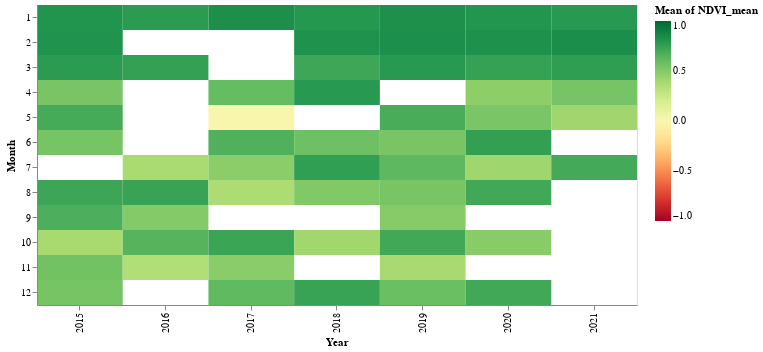

Here is the notebook cell this chart was saved with:
### Code cell
##Observe também que uma dica de ferramenta foi adicionada ao gráfico; 
##passar o mouse sobre as células revela os valores das variáveis selecionadas
alt.Chart(df_ndvi).mark_rect().encode(
    x='Year:O',
    y='Month:O',
    color=alt.Color(
        'mean(NDVI_mean):Q', scale=alt.Scale(scheme='redyellowgreen', domain=(-1, 1))),
    tooltip=[
        alt.Tooltip('Year:O', title='Year'),
        alt.Tooltip('Month:O', title='Month'),
        alt.Tooltip('mean(NDVI_mean):Q', title='NDVI')
    ]).properties(width=600, height=300)

### Figure 1 — Vega-Lite specification as saved in the notebook (floating-point values rounded to 4 significant figures; data arrays with more than 128 entries replaced by an {"elided": "..."} marker saying what was removed)
{"config": {"view": {"continuousWidth": 400, "continuousHeight": 300}}, "data": {"name": "data-e4b5fc06c50c9091ab9344221d868f3e"}, "mark": "rect", "encoding": {"color": {"aggregate": "mean", "field": "NDVI_mean", "scale": {"domain": [-1, 1], "scheme": "redyellowgreen"}, "type": "quantitative"}, "tooltip": [{"field": "Year", "title": "Year", "type": "ordinal"}, {"field": "Month", "title": "Month", "type": "ordinal"}, {"aggregate": "mean", "field": "NDVI_mean", "title": "NDVI", "type": "quantitative"}], "x": {"field": "Year", "type": "ordinal"}, "y": {"field": "Month", "type": "ordinal"}}, "height": 300, "width": 600, "$schema": "https://vega.github.io/schema/vega-lite/v4.17.0.json", "datasets": {"data-e4b5fc06c50c9091ab9344221d868f3e": {"elided": "165 records"}}}
